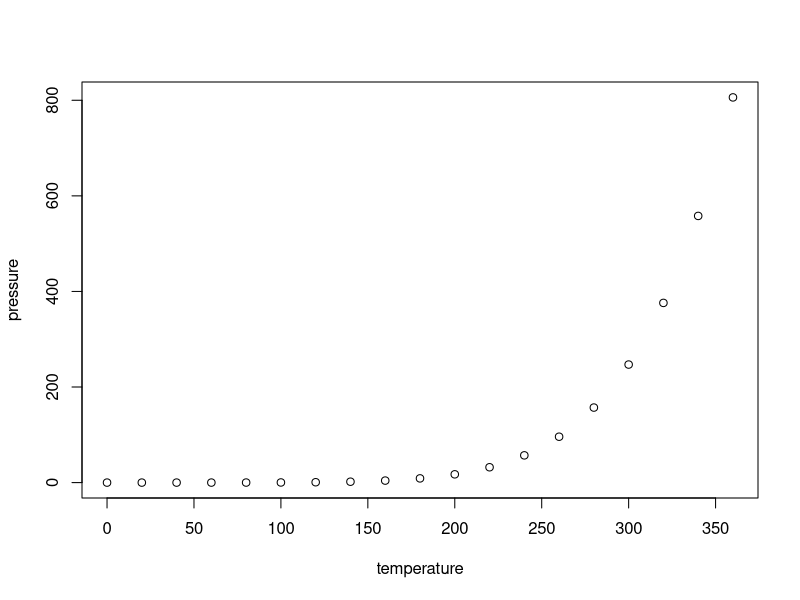
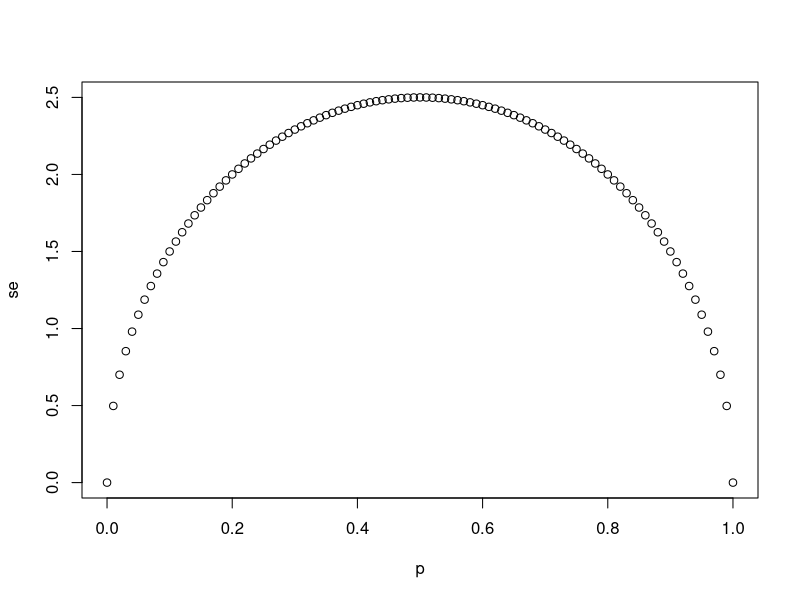
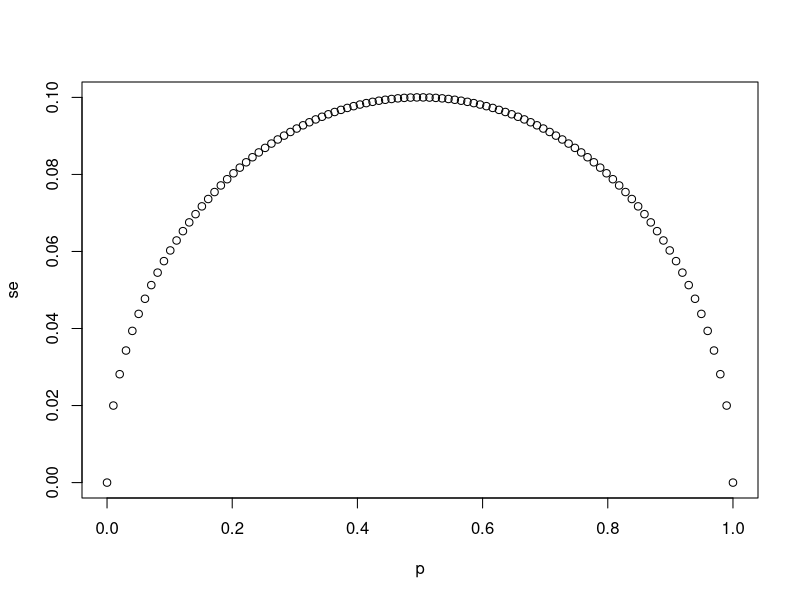
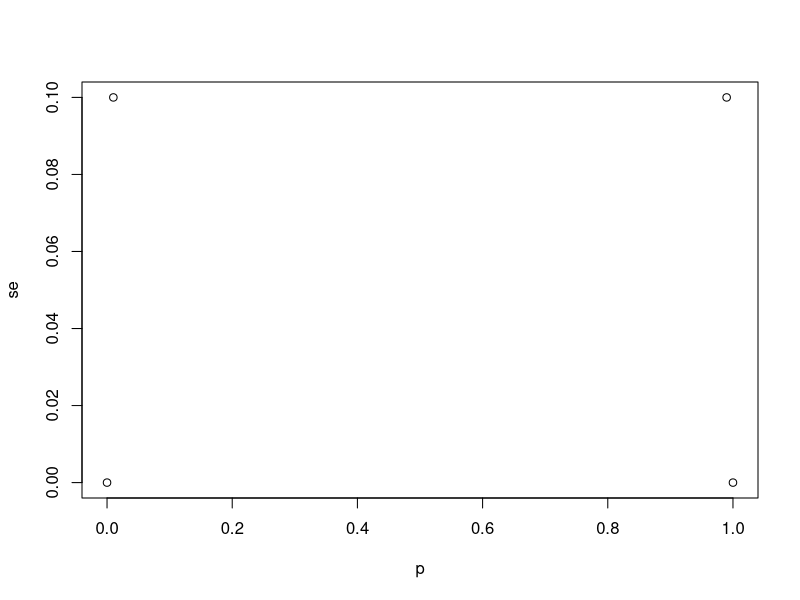
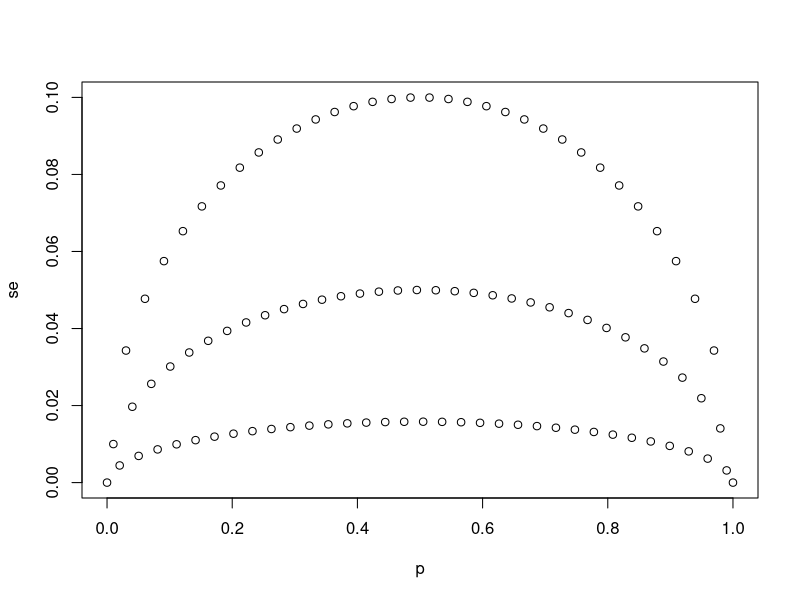
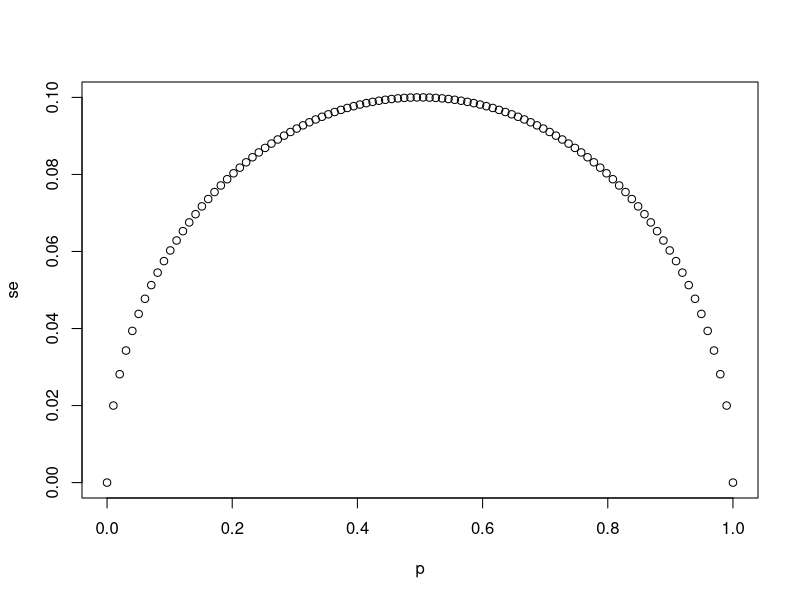
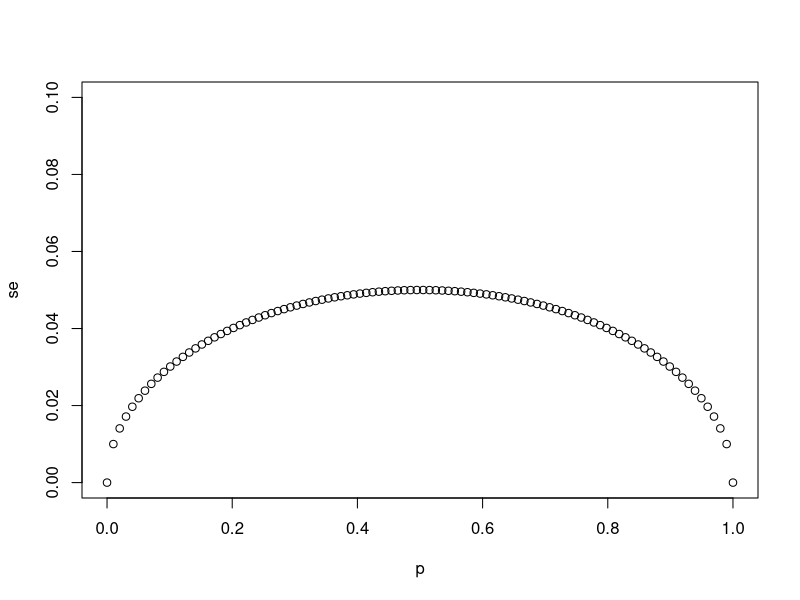
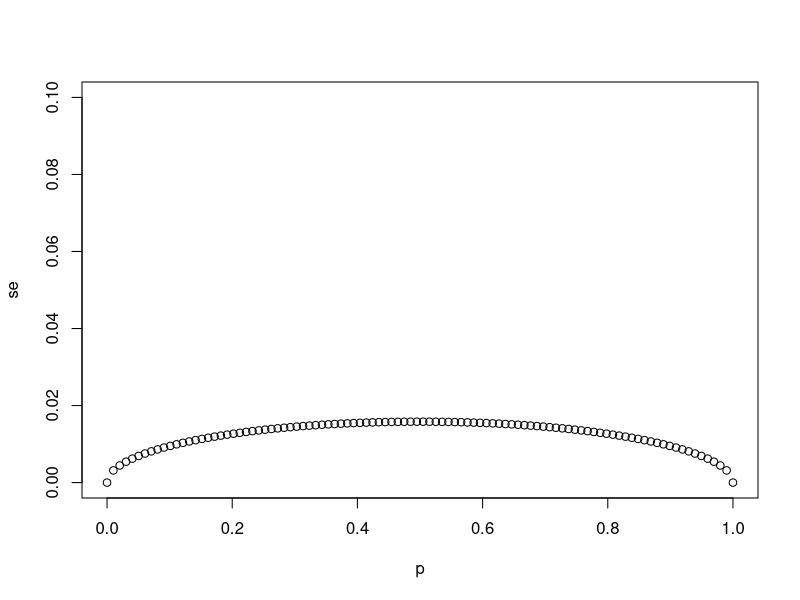

The R source for these figures, in order:
## ---- chunk 1
knitr::opts_chunk$set(echo = TRUE)
## ---- chunk 2
summary(cars)
## ---- chunk 3
plot(pressure)
## ---- chunk 4
# `N` represents the number of people polled
N <- 25

# Create a variable `p` that contains 100 proportions ranging from 0 to 1 using the `seq` function
p <- seq(0, 1, 1/100)
p

# Create a variable `se` that contains the standard error of each sample average
se <- sqrt(N*p*(1-p))

# Plot `p` on the x-axis and `se` on the y-axis
plot(p, se)
## ---- chunk 5
# `N` represents the number of people polled
N <- 25

# Create a variable `p` that contains 100 proportions ranging from 0 to 1 using the `seq` function
p <- seq(0, 1, length.out=100)

# Create a variable `se` that contains the standard error of each sample average
se <- sqrt(p*(1-p)/N)

# Plot `p` on the x-axis and `se` on the y-axis
plot(p, se)
## ---- chunk 6
# The vector `p` contains 100 proportions of Democrats ranging from 0 to 1 using the `seq` function
p <- seq(0, 1, length = 100)

# The vector `sample_sizes` contains the three sample sizes
sample_sizes <- c(25, 100, 1000)

# Write a for-loop that calculates the standard error `se` for every value of `p` for each of the three samples sizes `N` in the vector `sample_sizes`. Plot the three graphs, using the `ylim` argument to standardize the y-axis across all three plots.
se <- sqrt(p*(1-p))
plot(p, se, ylim=c(0, 0.1))

## ---- chunk 7
# The vector `p` contains 100 proportions of Democrats ranging from 0 to 1 using the `seq` function
p <- seq(0, 1, length = 100)

# The vector `sample_sizes` contains the three sample sizes
sample_sizes <- c(25, 100, 1000)

# Write a for-loop that calculates the standard error `se` for every value of `p` for each of the three samples sizes `N` in the vector `sample_sizes`. Plot the three graphs, using the `ylim` argument to standardize the y-axis across all three plots.
se <- sqrt(p*(1-p)/sample_sizes)
plot(p, se, ylim=c(0, 0.1))
## ---- chunk 8
# The vector `p` contains 100 proportions of Democrats ranging from 0 to 1 using the `seq` function
p <- seq(0, 1, length = 100)

# The vector `sample_sizes` contains the three sample sizes
sample_sizes <- c(25, 100, 1000)

# Write a for-loop that calculates the standard error `se` for every value of `p` for each of the three samples sizes `N` in the vector `sample_sizes`. Plot the three graphs, using the `ylim` argument to standardize the y-axis across all three plots.
for (N in sample_sizes) {
  se <- sqrt(p*(1-p)/N)
  plot(p, se, ylim=c(0, 0.1))
}
## ---- chunk 9
# `N` represents the number of people polled
N <- 25

# `p` represents the proportion of Democratic voters
p <- 0.45

# Calculate the standard error of the spread. Print this value to the console.
2*sqrt(p*(1-p)/N)


## ---- chunk 10
B <- 10000
N <- 1000
p <- 0.48   # But since we do not know the p, the population parameter


X_hat <- replicate(B, {
  X <- sample(c(0, 1), size=N, replace=T, prob=c(1-p, p))
  mean(X)
})


mean(X_hat)
sd(X_hat)
## ---- chunk 11
library(gridExtra)
library(tidyverse)


p1 <- data.frame(X_hat=X_hat) %>%
  ggplot(aes(X_hat)) +
  geom_histogram(binds=30, color="black")

p2 <- data.frame(X_hat=X_hat) %>%
  ggplot(aes(sample=X_hat)) +
  stat_qq(dparams=list(mean=mean(X_hat), sd=sd(X_hat))) +
  geom_abline() +
  ylab("X_hat") +
  xlab("Theoretical normal")


grid.arrange(p1, p2, nrow=1)  
## ---- chunk 12
N <- 100000
p <- seq(0.35, 0.65, length=100)


SE <- sapply(p, function(x) 2*sqrt(x*(1-x)/N))

data.frame(SE=SE) %>%
  ggplot(aes(p, SE)) +
  geom_line()
## ---- chunk 13
# Write a function called `take_sample` that takes `p` and `N` as arguements and returns the average value of a randomly sampled population.
take_sample <- function(p, N) mean(sample(c(1, 0), size=N, prob=c(p, 1-p), replace=T))




# Use the `set.seed` function to make sure your answer matches the expected result after random sampling
set.seed(1, sample.kind="Rounding")

# Define `p` as the proportion of Democrats in the population being polled
p <- 0.45

# Define `N` as the number of people polled
N <- 100

# Call the `take_sample` function to determine the sample average of `N` randomly selected people from a population containing a proportion of Democrats equal to `p`. Print this value to the console.
take_sample(p, N)

## ---- chunk 14
# Write a function called `take_sample` that takes `p` and `N` as arguements and returns the average value of a randomly sampled population.
take_sample <- function(p, N) {
    sample <- sample(c(1, 0), size=N, prob=c(p, 1-p), replace=T)
    mean(sample)
}




# Use the `set.seed` function to make sure your answer matches the expected result after random sampling
set.seed(1, sample.kind="Rounding")

# Define `p` as the proportion of Democrats in the population being polled
p <- 0.45

# Define `N` as the number of people polled
N <- 100

# Call the `take_sample` function to determine the sample average of `N` randomly selected people from a population containing a proportion of Democrats equal to `p`. Print this value to the console.
take_sample(p, N)

## ---- chunk 15
# Define `p` as the proportion of Democrats in the population being polled
p <- 0.45

# Define `N` as the number of people polled
N <- 100

# The variable `B` specifies the number of times we want the sample to be replicated
B <- 10000

# Use the `set.seed` function to make sure your answer matches the expected result after random sampling
set.seed(1, sample.kind="Rounding")

# Create an objected called `errors` that replicates subtracting the result of the `take_sample` function from `p` for `B` replications
errors <- p - replicate(B, take_sample(p, N))


# Calculate the mean of the errors. Print this value to the console.
mean(errors)

## ---- chunk 16
# Define `p` as the proportion of Democrats in the population being polled
p <- 0.45

# Define `N` as the number of people polled
N <- 100

# The variable `B` specifies the number of times we want the sample to be replicated
B <- 10000

# Use the `set.seed` function to make sure your answer matches the expected result after random sampling
set.seed(1, sample.kind="Rounding")

# We generated `errors` by subtracting the estimate from the actual proportion of Democratic voters
errors <- replicate(B, p - take_sample(p, N))

# Calculate the mean of the absolute value of each simulated error. Print this value to the console.
mean(abs(errors))

## ---- chunk 17
# Define `p` as the proportion of Democrats in the population being polled
p <- 0.45

# Define `N` as the number of people polled
N <- 100

# The variable `B` specifies the number of times we want the sample to be replicated
B <- 10000

# Use the `set.seed` function to make sure your answer matches the expected result after random sampling
set.seed(1, sample.kind="Rounding")

# We generated `errors` by subtracting the estimate from the actual proportion of Democratic voters
errors <- replicate(B, p - take_sample(p, N))

# Calculate the standard deviation of `errors`
sqrt(mean(errors^2))

## ---- chunk 18
# Define `p` as the expected value equal to 0.45
p <- 0.45

# Define `N` as the sample size
N <- 100

# Calculate the standard error
sqrt(p*(1-p)/N)

## ---- chunk 19
# Define `p` as a proportion of Democratic voters to simulate
p <- 0.45

# Define `N` as the sample size
N <- 100

# Use the `set.seed` function to make sure your answer matches the expected result after random sampling
set.seed(1, sample.kind="Rounding")

# Define `X` as a random sample of `N` voters with a probability of picking a Democrat ('1') equal to `p`
X <- sample(c(1, 0), N, prob=c(p, 1-p), replace=T)

# Define `X_bar` as the average sampled proportion
X_bar <- mean(X)

# Calculate the standard error of the estimate. Print the result to the console.
sqrt(p*(1-p)/N)

## ---- chunk 20
# Define `p` as a proportion of Democratic voters to simulate
p <- 0.45

# Define `N` as the sample size
N <- 100

# Use the `set.seed` function to make sure your answer matches the expected result after random sampling
set.seed(1, sample.kind="Rounding")

# Define `X` as a random sample of `N` voters with a probability of picking a Democrat ('1') equal to `p`
X <- sample(c(1, 0), N, prob=c(p, 1-p), replace=T)

# Define `X_bar` as the average sampled proportion
X_bar <- mean(X)

# Calculate the standard error of the estimate. Print the result to the console.
sqrt(X_bar*(1-X_bar)/N)

## ---- chunk 21
library(tidyverse)


N <- seq(100, 5000, len = 100)
p <- 0.5
se <- sqrt(p*(1-p)/N)


data.frame(se=se) %>%
  ggplot(aes(N, se)) +
  geom_line()
## ---- chunk 22
# Define `p` as the proportion of Democrats in the population being polled
p <- 0.45

# Define `N` as the number of people polled
N <- 100

# The variable `B` specifies the number of times we want the sample to be replicated
B <- 10000

# Use the `set.seed` function to make sure your answer matches the expected result after random sampling
set.seed(1, sample.kind="Rounding")

# Generate `errors` by subtracting the estimate from the actual proportion of Democratic voters
errors <- replicate(B, p - take_sample(p, N))

# Generate a qq-plot of `errors` with a qq-line showing a normal distribution
qqnorm(errors)  
qqline(errors)




data.frame(errors=errors) %>%
  ggplot(aes(sample=errors)) +
  stat_qq(dparams=list(mean=mean(errors), sd=sd(errors))) +
  geom_abline() 
## ---- chunk 23
# Define `p` as the proportion of Democrats in the population being polled
p <- 0.45

# Define `N` as the number of people polled
N <- 100

# Calculate the probability that the estimated proportion of Democrats in the population is greater than 0.5. Print this value to the console.
1 - pnorm(0.5, mean=p, sd=sqrt(p*(1-p)/N))


## ---- chunk 24
# Define `N` as the number of people polled
N <-100

# Define `X_hat` as the sample average
X_hat <- 0.51

# Define `se_hat` as the standard error of the sample average
se_hat <- sqrt(X_hat*(1-X_hat)/N)

# Calculate the probability that the error is 0.01 or larger
pnorm(0.01, mean=X_hat, sd=se_hat) - pnorm(-0.01, mean=X_hat, sd=se_hat)

## ---- chunk 25
# Define `N` as the number of people polled
N <-100

# Define `X_hat` as the sample average
X_hat <- 0.51

# Define `se_hat` as the standard error of the sample average
se_hat <- sqrt(X_hat*(1-X_hat)/N)

# Calculate the probability that the error is 0.01 or larger
1 - pnorm(.01, 0, se_hat) + pnorm(-0.01, 0, se_hat)

